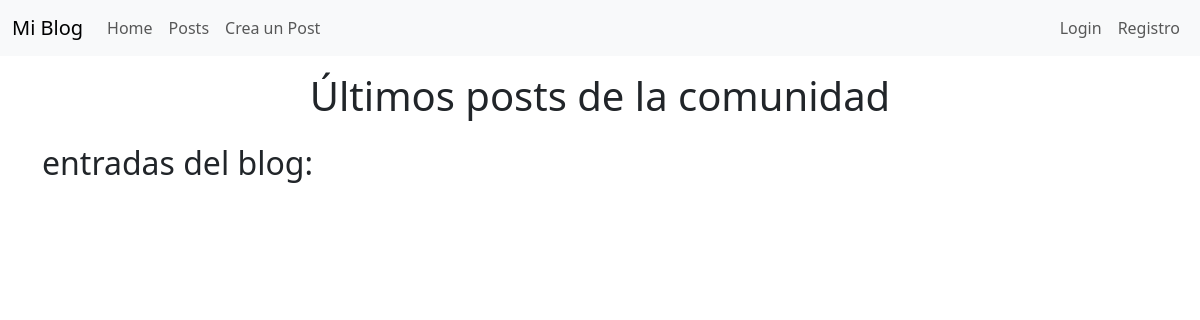
The page /blog/ on the database as committed earlier.
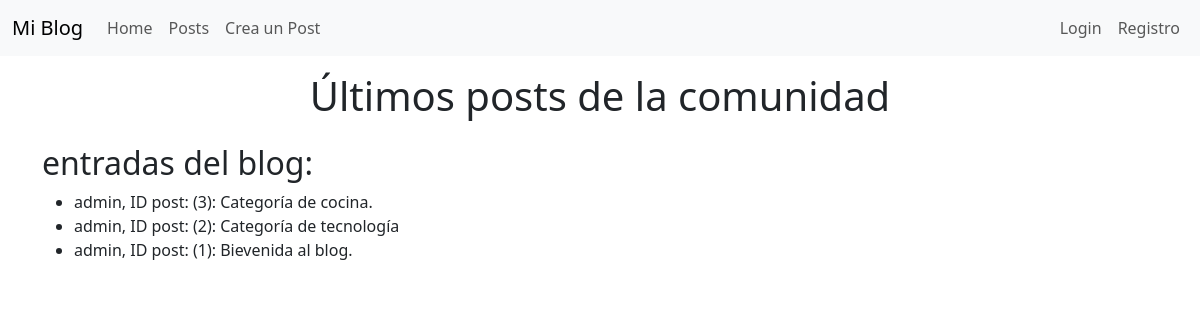
The same page on the database as committed later.
### blog/models.py (models this page shows, shortened)
class Post(models.Model):
    id = models.AutoField(primary_key=True)
    titulo = models.CharField(max_length=50, null=False, blank=False)
    contenido = models.TextField(null=False, blank=False)
    fecha_creacion = models.DateField(auto_created=True, auto_now_add=True)
    autor = models.ForeignKey(User, on_delete=models.CASCADE)
    categoria = models.ForeignKey(Categoria, on_delete=models.CASCADE, null=False, blank=False, default=None)
    class Meta:
        managed = True
        db_table = 'posts'

### blog/views.py (the view)
# urls.py: path('', views.posts, name="posts"),
def posts(request):
    contexto = {}
    posts = Post.objects.all().order_by("-id")
    contexto["posts"] = posts
    return render(request, 'blog/posts.html', contexto)

### templates/blog/posts.html
{% extends "layouts/base.html" %}
{% block contenido %}
<header>
    <h1 class="text-center py-3">Últimos posts de la comunidad</h1>
</header>
<main class="container">
    <section id="posts">
        <h2>entradas del blog:</h2>
            <ul>
                {% for post in posts %}
                    <li>{{post.autor.username}}, ID post: ({{post.id}}): {{post.titulo}}</li>
                {% endfor %}
            </ul>
    </section>
</main>
{% endblock contenido %}

### templates/layouts/base.html (shortened to what this page needs)
<!DOCTYPE html>
<html lang="en">
<head>
    <link href="https://cdn.jsdelivr.net/npm/bootstrap@5.3.3/dist/css/bootstrap.min.css" rel="stylesheet">
</head>
<body>
    {% include "partials/navbar.html" %}
    {% block contenido %}
    {% endblock contenido %}
</body>
</html>

### templates/partials/navbar.html (shortened to what this page needs)
<nav class="navbar navbar-expand-lg bg-body-tertiary">
    <div class="container-fluid">
      <a class="navbar-brand" href="{% url "index" %}">Mi Blog</a>
      <div class="collapse navbar-collapse" id="navbarNavAltMarkup">
        <div class="navbar-nav w-100 justify-content-lg-between">
            <div class="d-flex flex-column flex-lg-row">
              <a class="nav-link" href="">Home</a>
              <a class="nav-link" href="{% url "posts" %}">Posts</a>
              <a class="nav-link" href="{% url "crear_post" %}">Crea un Post</a>
            </div>
            <div class="d-flex flex-column flex-lg-row">
              {% if not user.is_authenticated %}
              <a class="nav-link" href="{% url "login" %}">Login</a>
              <a class="nav-link" href="{% url "registro" %}">Registro</a>
              {% endif %}
            </div>
        </div>
      </div>
    </div>
  </nav>

Rows that differ between the two databases and show on the page:
added Post: autor.username "admin", id "3", titulo "Categoría de cocina."
added Post: autor.username "admin", id "2", titulo "Categoría de tecnología"
added Post: autor.username "admin", id "1", titulo "Bievenida al blog."
